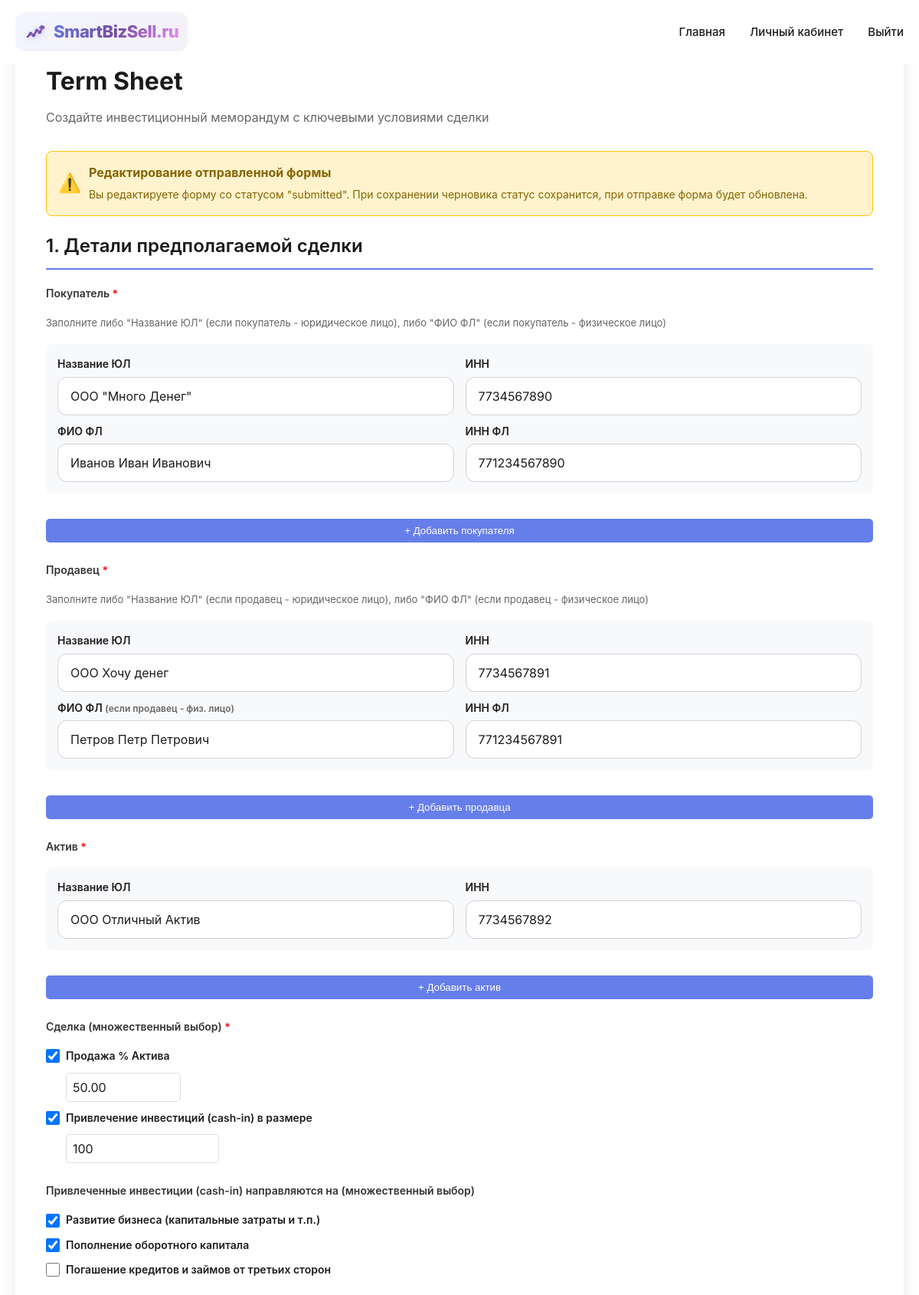
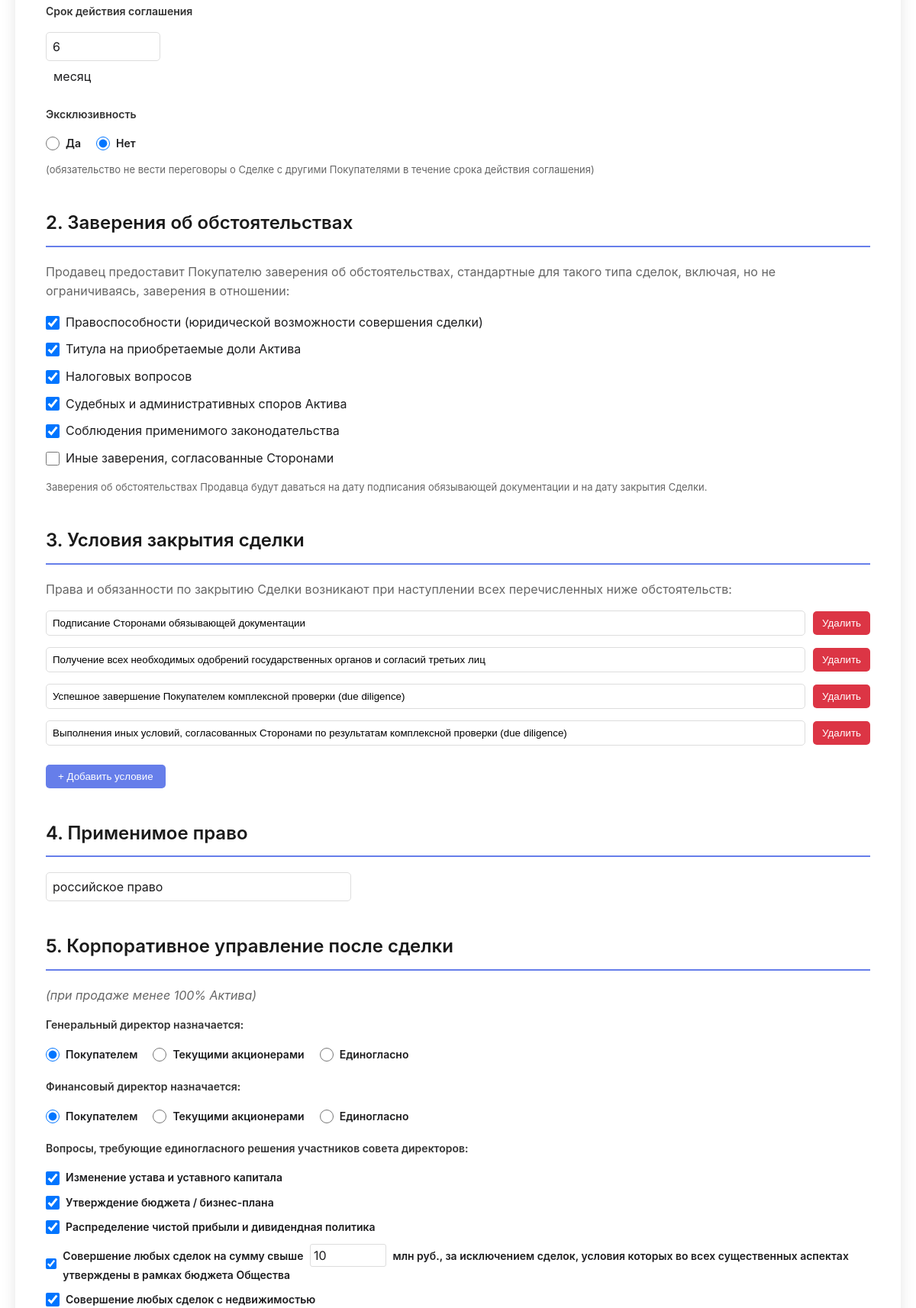
Page /term_sheet_form.php?form_id=1 (signed in, upper part) on the committed database (2 pictures, top to bottom).
### tables this page shows
CREATE TABLE `term_sheet_forms` (
  `id` int NOT NULL,
  `user_id` int NOT NULL,
  `buyer_name` varchar(500) DEFAULT NULL,
  `buyer_inn` varchar(20) DEFAULT NULL,
  `seller_name` varchar(500) DEFAULT NULL,
  `seller_inn` varchar(20) DEFAULT NULL,
  `asset_name` varchar(500) DEFAULT NULL,
  `asset_inn` varchar(20) DEFAULT NULL,
  `deal_type` varchar(255) DEFAULT NULL,
  `deal_share_percent` decimal(5,2) DEFAULT NULL,
  `investment_amount` decimal(15,2) DEFAULT NULL,
  `agreement_duration` int DEFAULT '3',
  `exclusivity` enum('yes','no') DEFAULT 'no',
  `applicable_law` varchar(255) DEFAULT 'российское право',
  `corporate_governance_ceo` varchar(255) DEFAULT NULL,
  `corporate_governance_cfo` varchar(255) DEFAULT NULL,
  `status` enum('draft','submitted','review','approved','rejected') DEFAULT 'draft',
  `created_at` timestamp NULL DEFAULT CURRENT_TIMESTAMP,
  `updated_at` timestamp NULL DEFAULT CURRENT_TIMESTAMP ON UPDATE CURRENT_TIMESTAMP,
  `submitted_at` timestamp NULL DEFAULT NULL,
  `data_json` json DEFAULT NULL
);

### term_sheet_form.php (the view, shortened to what the rows shown need)
<?php
$pdo = getDBConnection();
$requiredFields = [
    'asset_name',
    'deal_type',
];
function isFieldRequired(string $field): bool
{
    global $requiredFields;
    return in_array($field, $requiredFields, true);
}
function requiredAttr(string $field): string
{
    return isFieldRequired($field) ? ' required' : '';
}
function requiredClass(string $field): string
{
    return isFieldRequired($field) ? ' required-field' : '';
}
$existingForm = null;
if (isset($_GET['form_id'])) {
    $formId = (int)$_GET['form_id'];
    $stmt = $pdo->prepare("SELECT * FROM term_sheet_forms WHERE id = ? AND user_id = ?");
    $stmt->execute([$formId, $_SESSION['user_id']]);
    $existingForm = $stmt->fetch();
}
?>
<!DOCTYPE html>
<html lang="ru">
<head>
    <link rel="stylesheet" href="styles.css?v=<?php echo time(); ?>">
</head>
<body>
    <div class="container" style="max-width: 1200px; margin: 40px auto; padding: 0 20px;">
        <div style="background: white; border-radius: 20px; padding: 40px; box-shadow: 0 4px 20px rgba(0,0,0,0.1);">
            <div style="margin-bottom: 30px;">
                <h1 style="font-size: 32px; font-weight: 700; margin-bottom: 10px; color: #1a1a1a;">Term Sheet</h1>
            </div>
            <?php if ($existingForm && in_array($existingForm['status'] ?? '', ['submitted', 'review', 'approved'], true)): ?>
                <div style="background: #fff3cd; border: 1px solid #ffc107; color: #856404; padding: 15px; border-radius: 8px; margin-bottom: 20px; display: flex; align-items: center;">
                    <span style="font-size: 24px; margin-right: 10px;">⚠️</span>
                    <div>
                        <strong>Редактирование отправленной формы</strong>
                        <p style="margin: 5px 0 0 0; font-size: 14px;">Вы редактируете форму со статусом "<?php echo htmlspecialchars($existingForm['status'] ?? 'submitted'); ?>". При сохранении черновика статус сохранится, при отправке форма будет обновлена.</p>
                    </div>
                </div>
            <?php endif; ?>
            <form method="POST" action="" id="term-sheet-form">
                <div class="form-section" style="margin-bottom: 40px;">
                    <h2 style="font-size: 24px; font-weight: 600; margin-bottom: 20px; color: #1a1a1a; border-bottom: 2px solid #667eea; padding-bottom: 10px;">
                        1. Детали предполагаемой сделки
                    </h2>
                    <div class="form-group" style="margin-bottom: 25px;">
                        <div id="buyers-container">
                            <?php foreach ($_POST['buyers'] as $index => $buyer): ?>
                                <div class="buyer-item" style="background: #f8f9fa; padding: 15px; border-radius: 8px; margin-bottom: 15px;">
                                    <div style="display: grid; grid-template-columns: 1fr 1fr; gap: 15px; margin-bottom: 10px;">
                                        <div>
                                            <label style="display: block; font-size: 14px; margin-bottom: 5px;">Название ЮЛ</label>
                                            <input type="text" name="buyers[<?php echo $index; ?>][name]" value="<?php echo htmlspecialchars($buyer['name'] ?? ''); ?>"
                                                   class="form-control">
                                        </div>
                                        <div>
                                            <label style="display: block; font-size: 14px; margin-bottom: 5px;">ИНН</label>
                                            <input type="text" name="buyers[<?php echo $index; ?>][inn]" value="<?php echo htmlspecialchars($buyer['inn'] ?? ''); ?>"
                                                   class="form-control" pattern="\d{10}|\d{12}">
                                        </div>
                                    </div>
                                    <div style="display: grid; grid-template-columns: 1fr 1fr; gap: 15px;">
                                        <div>
                                            <label style="display: block; font-size: 14px; margin-bottom: 5px;">ФИО ФЛ</label>
                                            <input type="text" name="buyers[<?php echo $index; ?>][individual_name]" value="<?php echo htmlspecialchars($buyer['individual_name'] ?? ''); ?>"
                                                   class="form-control">
                                        </div>
                                        <div>
                                            <label style="display: block; font-size: 14px; margin-bottom: 5px;">ИНН ФЛ</label>
                                            <input type="text" name="buyers[<?php echo $index; ?>][individual_inn]" value="<?php echo htmlspecialchars($buyer['individual_inn'] ?? ''); ?>"
                                                   class="form-control" pattern="\d{12}">
                                        </div>
                                    </div>
                                </div>
                            <?php endforeach; ?>
                        </div>
                    </div>
                    <div class="form-group" style="margin-bottom: 25px;">
                        <div id="sellers-container">
                            <?php foreach ($_POST['sellers'] as $index => $seller): ?>
                                <div class="seller-item" style="background: #f8f9fa; padding: 15px; border-radius: 8px; margin-bottom: 15px;">
                                    <div style="display: grid; grid-template-columns: 1fr 1fr; gap: 15px; margin-bottom: 10px;">
                                        <div>
                                            <label style="display: block; font-size: 14px; margin-bottom: 5px;">Название ЮЛ</label>
                                            <input type="text" name="sellers[<?php echo $index; ?>][name]" value="<?php echo htmlspecialchars($seller['name'] ?? ''); ?>"
                                                   class="form-control">
                                        </div>
                                        <div>
                                            <label style="display: block; font-size: 14px; margin-bottom: 5px;">ИНН</label>
                                            <input type="text" name="sellers[<?php echo $index; ?>][inn]" value="<?php echo htmlspecialchars($seller['inn'] ?? ''); ?>"
                                                   class="form-control" pattern="\d{10}|\d{12}">
                                        </div>
                                    </div>
                                    <div style="display: grid; grid-template-columns: 1fr 1fr; gap: 15px;">
                                        <div>
                                            <label style="display: block; font-size: 14px; margin-bottom: 5px;">ФИО ФЛ <span style="color: #666; font-size: 12px;">(если продавец - физ. лицо)</span></label>
                                            <input type="text" name="sellers[<?php echo $index; ?>][individual_name]" value="<?php echo htmlspecialchars($seller['individual_name'] ?? ''); ?>"
                                                   class="form-control">
                                        </div>
                                        <div>
                                            <label style="display: block; font-size: 14px; margin-bottom: 5px;">ИНН ФЛ</label>
                                            <input type="text" name="sellers[<?php echo $index; ?>][individual_inn]" value="<?php echo htmlspecialchars($seller['individual_inn'] ?? ''); ?>"
                                                   class="form-control" pattern="\d{12}">
                                        </div>
                                    </div>
                                </div>
                            <?php endforeach; ?>
                        </div>
                    </div>
                    <div class="form-group" style="margin-bottom: 25px;">
                        <div id="assets-container">
                            <?php foreach ($_POST['assets'] as $index => $asset): ?>
                                <div class="asset-item" style="background: #f8f9fa; padding: 15px; border-radius: 8px; margin-bottom: 15px;">
                                    <div style="display: grid; grid-template-columns: 1fr 1fr; gap: 15px;">
                                        <div>
                                            <label style="display: block; font-size: 14px; margin-bottom: 5px;">Название ЮЛ</label>
                                            <input type="text" name="assets[<?php echo $index; ?>][name]" value="<?php echo htmlspecialchars($asset['name'] ?? ''); ?>"
                                                   class="form-control<?php echo requiredClass('asset_name'); ?>"<?php echo requiredAttr('asset_name'); ?>>
                                        </div>
                                        <div>
                                            <label style="display: block; font-size: 14px; margin-bottom: 5px;">ИНН</label>
                                            <input type="text" name="assets[<?php echo $index; ?>][inn]" value="<?php echo htmlspecialchars($asset['inn'] ?? ''); ?>"
                                                   class="form-control" pattern="\d{10}|\d{12}">
                                        </div>
                                    </div>
                                </div>
                            <?php endforeach; ?>
                        </div>
                    </div>
                </div>
                <div class="form-section" style="margin-bottom: 40px;">
                    <h2 style="font-size: 24px; font-weight: 600; margin-bottom: 20px; color: #1a1a1a; border-bottom: 2px solid #667eea; padding-bottom: 10px;">
                        2. Заверения об обстоятельствах
                    </h2>
                </div>
                <div class="form-section" style="margin-bottom: 40px;">
                    <h2 style="font-size: 24px; font-weight: 600; margin-bottom: 20px; color: #1a1a1a; border-bottom: 2px solid #667eea; padding-bottom: 10px;">
                        3. Условия закрытия сделки
                    </h2>
                </div>
                <div class="form-section" style="margin-bottom: 40px;">
                    <h2 style="font-size: 24px; font-weight: 600; margin-bottom: 20px; color: #1a1a1a; border-bottom: 2px solid #667eea; padding-bottom: 10px;">
                        4. Применимое право
                    </h2>
                </div>
                <div class="form-section" style="margin-bottom: 40px;">
                    <h2 style="font-size: 24px; font-weight: 600; margin-bottom: 20px; color: #1a1a1a; border-bottom: 2px solid #667eea; padding-bottom: 10px;">
                        5. Корпоративное управление после сделки
                    </h2>
                </div>
            </form>
        </div>
    </div>
</body>
</html>

### rows in the picture
term_sheet_forms: status "submitted", buyer_name "ООО \"Много Денег\"", buyer_inn "7734567890", individual_name "Иванов Иван Иванович", individual_inn "771234567890", seller_name "ООО Хочу денег", seller_inn "7734567891", individual_name "Петров Петр Петрович", individual_inn "771234567891", asset_name "ООО Отличный Актив", asset_inn "7734567892"
